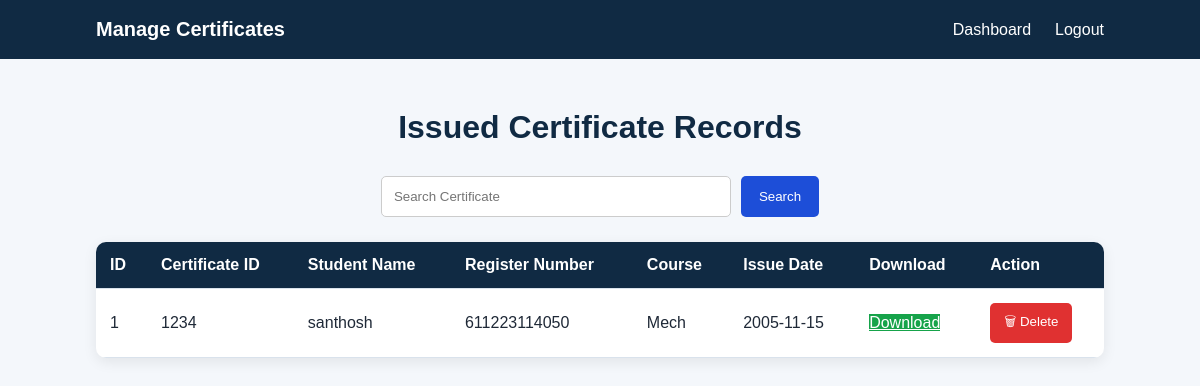
Before: /certificates (signed in) with the older database file.
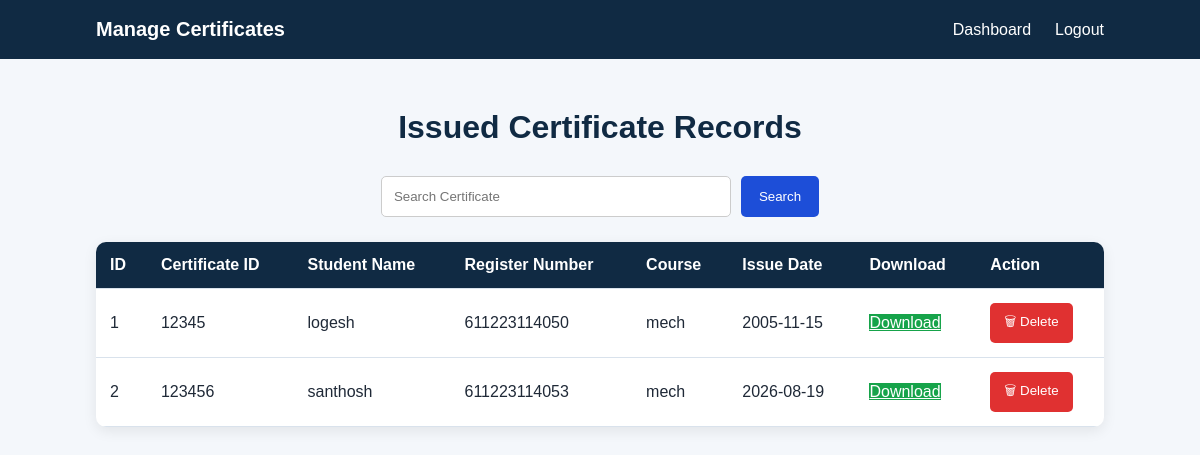
After: the same page with the newer database file.
### tables this page shows
CREATE TABLE certificates (
    id INTEGER PRIMARY KEY AUTOINCREMENT,
    admin_id INTEGER,
    certificate_id TEXT NOT NULL,
    student_name TEXT NOT NULL,
    register_number TEXT NOT NULL,
    course TEXT NOT NULL,
    institution TEXT NOT NULL,
    issue_date TEXT NOT NULL,
    file_name TEXT NOT NULL,
    qr_code TEXT NOT NULL,
    certificate_hash TEXT NOT NULL,
    previous_hash TEXT NOT NULL,
    block_hash TEXT NOT NULL,
    created_at TEXT NOT NULL,
    status TEXT NOT NULL DEFAULT 'VALID',
    revoked_at TEXT
);

### app.py (the view)
@app.route("/certificates")
def certificate_list():
    if "admin" not in session:
        return redirect(url_for("login"))
    search = request.args.get("search", "").strip()
    if search:
        certificates = search_certificates(
            search,
            session["admin_id"]
        )
    else:
        certificates = get_admin_certificates(
            session["admin_id"]
        )
    return render_template(
        "certificates.html",
        certificates=certificates,
        search=search
    )

### database.py (called while the page is built)
def get_connection():
    connection = sqlite3.connect(DATABASE_NAME)
    connection.row_factory = sqlite3.Row
    return connection

def get_admin_certificates(admin_id):
    connection = get_connection()
    cursor = connection.cursor()
    cursor.execute("""
        SELECT *,
               ROW_NUMBER() OVER (
                   PARTITION BY admin_id
                   ORDER BY id ASC
               ) AS display_id
        FROM certificates
        WHERE admin_id = ?
        ORDER BY id ASC
    """, (admin_id,))
    certificates = cursor.fetchall()
    connection.close()
    return certificates

### templates/certificates.html (shortened to what this page needs)
<!DOCTYPE html>
<html lang="en">
<head>
    <link
        rel="stylesheet"
        href="{{ url_for('static', filename='style.css') }}"
    >
</head>
<body>
<header class="navbar">
    <div class="logo">
        Manage Certificates
    </div>
    <nav>
        <a href="/dashboard">Dashboard</a>
        <a href="/logout">Logout</a>
    </nav>
</header>
<main class="blockchain-section">
    <h1>Issued Certificate Records</h1>
    <form
        action="/certificates"
        method="GET"
        class="search-form"
    >
        <input
            type="text"
            name="search"
            placeholder="Search Certificate"
            value="{{ search }}"
        >
        <button
            type="submit"
            class="search-btn"
        >
            Search
        </button>
    </form>
    {% if certificates %}
    <div class="table-container">
        <table class="certificate-table">
            <thead>
                <tr>
                    <th>ID</th>
                    <th>Certificate ID</th>
                    <th>Student Name</th>
                    <th>Register Number</th>
                    <th>Course</th>
                    <th>Issue Date</th>
                    <th>Download</th>
                    <th>Action</th>
                </tr>
            </thead>
            <tbody>
                {% for certificate in certificates %}
                <tr>
                    <td>{{ certificate["display_id"] }}</td>
                    <td>{{ certificate["certificate_id"] }}</td>
                    <td>{{ certificate["student_name"] }}</td>
                    <td>{{ certificate["register_number"] }}</td>
                    <td>{{ certificate["course"] }}</td>
                    <td>{{ certificate["issue_date"] }}</td>
                    <td>
                        <a
                            href="/download/{{ certificate['certificate_id'] }}"
                            class="download-btn"
                        >
                            Download
                        </a>
                    </td>
                    <td>
                        <form
                            action="/delete/{{ certificate['certificate_id'] }}"
                            method="POST"
                            onsubmit="return confirm('Are you sure you want to delete this certificate?');"
                        >
                            <button
                                type="submit"
                                class="delete-btn"
                            >
                                🗑 Delete
                            </button>
                        </form>
                    </td>
                </tr>
                {% endfor %}
            </tbody>
        </table>
    </div>
    {% else %}
    <p class="empty-message">
        No certificates are available.
    </p>
    {% endif %}
</main>
</body>
</html>

Changed rows visible on the page:
removed certificates: display_id "1", certificate_id "1234", student_name "santhosh", register_number "611223114050", course "Mech", issue_date "2005-11-15"
added certificates: display_id "1", certificate_id "12345", student_name "logesh", register_number "611223114050", course "mech", issue_date "2005-11-15"
added certificates: display_id "2", certificate_id "123456", student_name "santhosh", register_number "611223114053", course "mech", issue_date "2026-08-19"
